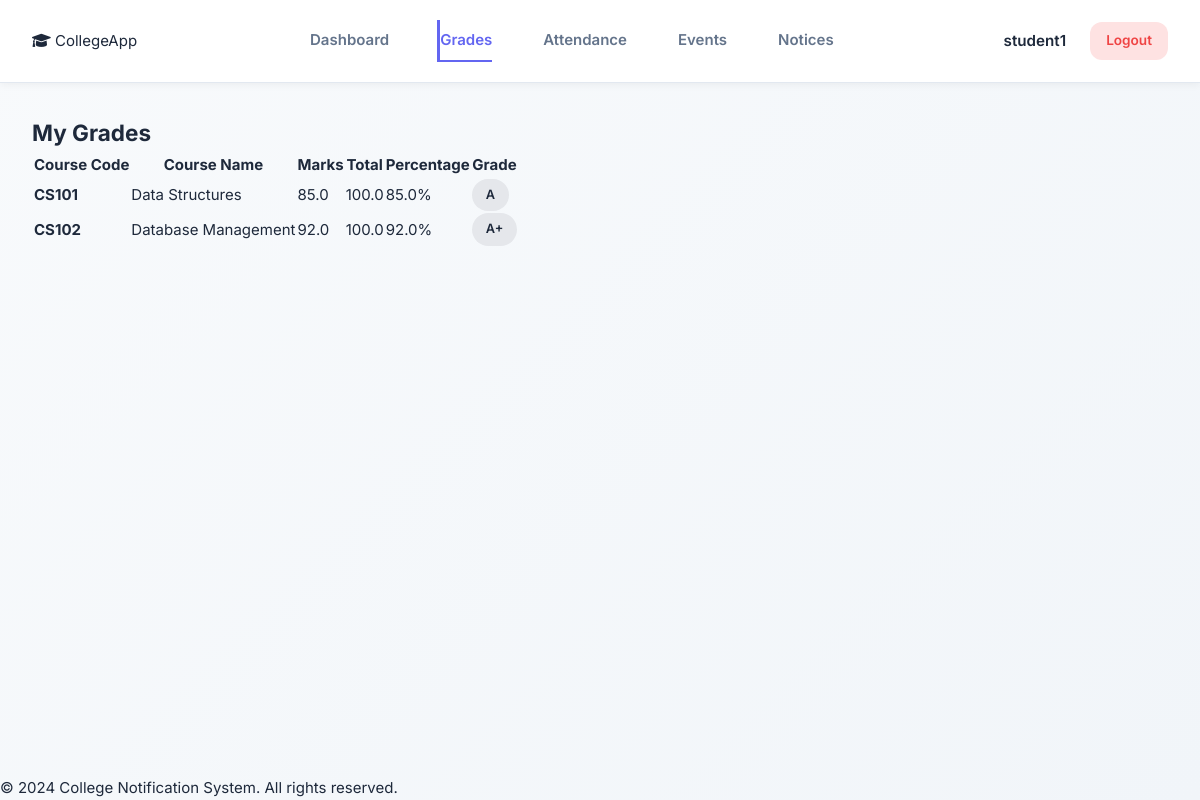
Screenshot of /student/grades (signed in) with the database file from the repository.
### tables this page shows
CREATE TABLE users (
  id INTEGER PRIMARY KEY AUTOINCREMENT,
  username TEXT UNIQUE NOT NULL,
  password TEXT NOT NULL,
  email TEXT,
  role TEXT NOT NULL,  -- 'admin', 'faculty', or 'student'
  created_at TEXT DEFAULT (datetime('now','localtime'))
);

CREATE TABLE grades (
  id INTEGER PRIMARY KEY AUTOINCREMENT,
  student_id INTEGER NOT NULL,
  course_id INTEGER NOT NULL,
  marks_obtained REAL,
  total_marks REAL DEFAULT 100,
  grade TEXT,
  created_at TEXT DEFAULT (datetime('now','localtime')),
  FOREIGN KEY (student_id) REFERENCES students(id) ON DELETE CASCADE,
  FOREIGN KEY (course_id) REFERENCES courses(id) ON DELETE CASCADE,
  UNIQUE(student_id, course_id)
);

CREATE TABLE courses (
  id INTEGER PRIMARY KEY AUTOINCREMENT,
  course_code TEXT UNIQUE NOT NULL,
  course_name TEXT NOT NULL,
  credits INTEGER,
  semester INTEGER,
  faculty_id INTEGER,
  description TEXT,
  created_at TEXT DEFAULT (datetime('now','localtime')),
  FOREIGN KEY (faculty_id) REFERENCES users(id)
);

### app.py (the view)
@app.route('/student/grades')
@login_required(role='student')
def student_grades():
    db = get_db()
    user_id = db.execute("SELECT id FROM users WHERE username=?", (session['user'],)).fetchone()[0]
    student = db.execute("SELECT id FROM students WHERE user_id=?", (user_id,)).fetchone()
    grades = db.execute("""
        SELECT g.*, c.course_code, c.course_name
        FROM grades g
        JOIN courses c ON g.course_id = c.id
        WHERE g.student_id=?
        ORDER BY c.course_code
    """, (student['id'],)).fetchall()
    return render_template('student_grades.html', grades=grades)

### app.py (called while the page is built)
def get_db():
    if 'db' not in g:
        g.db = sqlite3.connect(DB)
        g.db.row_factory = sqlite3.Row
        g.db.execute("PRAGMA foreign_keys = ON")
    return g.db

### templates/student_grades.html (shortened to what this page needs)
{% extends "base.html" %}
{% block content %}
<div class="container mt-4">
    <h2>My Grades</h2>
    {% if grades %}
    <div class="table-responsive">
        <table class="table table-striped table-hover">
            <thead class="table-dark">
                <tr>
                    <th>Course Code</th>
                    <th>Course Name</th>
                    <th>Marks</th>
                    <th>Total</th>
                    <th>Percentage</th>
                    <th>Grade</th>
                </tr>
            </thead>
            <tbody>
                {% for grade in grades %}
                <tr>
                    <td><strong>{{ grade['course_code'] }}</strong></td>
                    <td>{{ grade['course_name'] }}</td>
                    <td>{{ grade['marks_obtained'] }}</td>
                    <td>{{ grade['total_marks'] }}</td>
                    <td>{{ (((grade['marks_obtained'] / grade['total_marks']) * 100)|round(1)) }}%</td>
                    <td>
                        <span class="badge {% if grade['grade'] == 'A+' or grade['grade'] == 'A' %}bg-success{% elif grade['grade'] == 'B' %}bg-info{% elif grade['grade'] == 'C' %}bg-warning{% elif grade['grade'] == 'D' %}bg-warning{% else %}bg-danger{% endif %}">
                            {{ grade['grade'] }}
                        </span>
                    </td>
                </tr>
                {% endfor %}
            </tbody>
        </table>
    </div>
    {% else %}
    <div class="alert alert-info">No grades published yet.</div>
    {% endif %}
</div>
{% endblock %}

### templates/base.html (shortened to what this page needs)
<!DOCTYPE html>
<html lang="en">
<head>
  <link rel="stylesheet" href="{{ url_for('static', filename='style.css') }}">
  <link rel="stylesheet" href="https://cdnjs.cloudflare.com/ajax/libs/font-awesome/6.0.0/css/all.min.css">
</head>
<body>
  {% if session.user %}
  <div class="app-container {% if session.role == 'student' %}layout-student{% endif %}">
    <main class="main-content">
      {% if session.role == 'student' %}
      <nav class="top-nav">
        <div class="nav-brand-mobile">
          <i class="fas fa-graduation-cap"></i> CollegeApp
        </div>
        <ul class="top-nav-links">
          <li><a href="{{ url_for('student_dashboard') }}" class="nav-link">Dashboard</a></li>
          <li><a href="{{ url_for('student_grades') }}" class="nav-link">Grades</a></li>
          <li><a href="{{ url_for('student_attendance') }}" class="nav-link">Attendance</a></li>
          <li><a href="{{ url_for('events') }}" class="nav-link">Events</a></li>
          <li><a href="{{ url_for('notifications') }}" class="nav-link">Notices</a></li>
        </ul>
        <div class="user-menu">
          <span class="user-name">{{ session.user }}</span>
          <a href="{{ url_for('logout') }}" class="btn btn-sm btn-danger">Logout</a>
        </div>
      </nav>
      {% endif %}
      <div class="content-wrapper">
        {% block content %}{% endblock %}
      </div>
      <footer class="main-footer">
        <p>&copy; 2024 College Notification System. All rights reserved.</p>
      </footer>
    </main>
  </div>
  {% else %}
  <div class="auth-wrapper">
    <div class="auth-card">
      {% block auth_content %}{% endblock %}
    </div>
  </div>
  {% endif %}
</body>
</html>

### static/style.css (style rules this page uses)
:root { --primary: #6366f1; --primary-dark: #4f46e5; --secondary: #ec4899; --success: #10b981; --warning: #f59e0b; --danger: #ef4444; --bg-body: #f8fafc; --bg-card: #ffffff; --text-main: #1e293b; --text-muted: #64748b; --border: #e2e8f0; --shadow: 0 10px 15px -3px rgba(0, 0, 0, 0.1); --shadow-sm: 0 1px 2px 0 rgba(0, 0, 0, 0.05); --radius: 0.75rem; --font-sans: 'Inter', system-ui, -apple-system, sans-serif; }
* { box-sizing: border-box; margin: 0; padding: 0; }
body { font-family: var(--font-sans); background: linear-gradient(135deg, #f8fafc 0%, #f1f5f9 100%); color: var(--text-main); line-height: 1.6; font-size: 15px; min-height: 100vh; display: flex; flex-direction: column; }
.app-container { display: flex; min-height: 100vh; }
.main-content { flex: 1; margin-left: 280px; padding: 2.5rem; width: calc(100% - 280px); display: flex; flex-direction: column; min-height: 100vh; }
.content-wrapper { flex: 1; }
.btn { display: inline-flex; align-items: center; justify-content: center; padding: 0.75rem 1.5rem; border-radius: var(--radius); font-weight: 600; text-decoration: none; transition: all 0.3s ease; border: none; cursor: pointer; gap: 0.5rem; font-size: 0.95rem; }
.btn-danger { background: #fee2e2; color: var(--danger); }
.btn-sm { padding: 0.5rem 1rem; font-size: 0.85rem; }
.nav-link { display: flex; align-items: center; gap: 0.75rem; padding: 0.875rem 1.25rem; color: var(--text-muted); text-decoration: none; border-radius: var(--radius); border-left: 3px solid transparent; transition: all 0.3s ease; font-weight: 500; }
.nav-link.active { background: linear-gradient(135deg, rgba(99, 102, 241, 0.12), rgba(236, 72, 153, 0.08)); color: var(--primary); border-left-color: var(--primary); font-weight: 600; }
.badge { display: inline-block; padding: 0.375rem 0.875rem; border-radius: 99px; font-size: 0.8rem; font-weight: 600; background: #e5e7eb; color: var(--text-main); }
.layout-student .main-content { margin-left: 0; width: 100%; padding: 0; }
.layout-student .content-wrapper { padding: 2rem; max-width: 1200px; margin: 0 auto; width: 100%; }
.top-nav { background: white; border-bottom: 1px solid var(--border); padding: 1.25rem 2rem; display: flex; justify-content: space-between; align-items: center; position: sticky; top: 0; z-index: 40; box-shadow: 0 2px 8px rgba(0, 0, 0, 0.05); }
.top-nav-links { list-style: none; display: flex; gap: 3rem; margin: 0; padding: 0; }
.top-nav-links .nav-link { padding: 0.5rem 0; color: var(--text-muted); font-weight: 600; border-radius: 0; border-bottom: 2px solid transparent; transition: all 0.3s ease; }
.top-nav-links .nav-link:hover, .top-nav-links .nav-link.active { color: var(--primary); background: transparent; border-bottom-color: var(--primary); }
.user-menu { display: flex; align-items: center; gap: 1.5rem; }
.user-name { font-weight: 600; color: var(--text-main); font-size: 0.95rem; }

### rows the page displays
users: user "student1"
grades: course_code "CS101", course_name "Data Structures", marks_obtained "85.0", total_marks "100.0", marks_obtained+total_marks "85.0", grade "A"
grades: course_code "CS102", course_name "Database Management", marks_obtained "92.0", total_marks "100.0", marks_obtained+total_marks "92.0", grade "A+"
